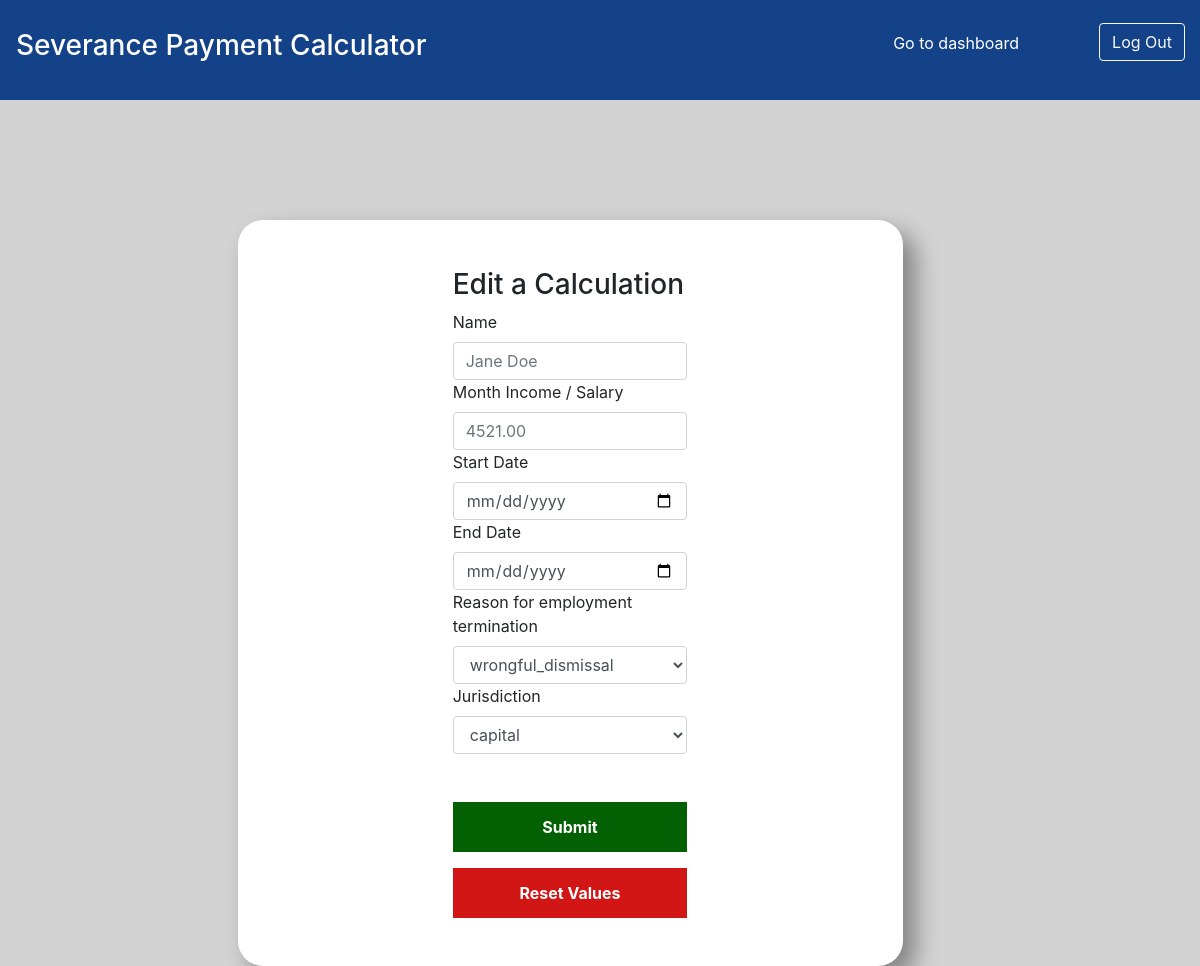
The page /calculationEdit/11 (signed in) on the database its author committed.
### main_app/models.py (models this page shows, shortened)
class Severance(models.Model):
    name = models.CharField(max_length=255)
    salary = models.DecimalField(max_digits=19, decimal_places=2)
    start_date = models.DateField()
    end_date = models.DateField()
    jurisdiction = models.CharField(max_length=100)
    int_rate = models.DecimalField(max_digits=17, decimal_places=2, null=True)
    reason_for_termination = models.CharField(max_length=100)
    total_relation_duration = models.IntegerField(null=True)
    relation_duration_years = models.IntegerField(null=True)
    relation_duration_months = models.IntegerField(null=True)
    relation_duration_days = models.IntegerField(null=True)
    comp_seniority = models.DecimalField(max_digits=17, decimal_places=2, null=True)
    comp_advance_notice = models.DecimalField(max_digits=17, decimal_places=2, null=True)
    days_complete_month = models.DecimalField(max_digits=17, decimal_places=2, null=True)
    days_month_worked = models.DecimalField(max_digits=17, decimal_places=2, null=True)
    total = models.DecimalField(max_digits=17, decimal_places=2, null=True)
    author = models.ForeignKey(User, related_name="severances", on_delete = models.CASCADE)
    objects = SeveranceManager()
    created_at = models.DateTimeField(auto_now_add = True)
    updated_at = models.DateTimeField(auto_now = True)

### main_app/views.py (the view)
# urls.py: path("calculationEdit/<int:sev_id>", views.editCalculation),
def editCalculation(request, sev_id):
    context = {
        "edit_calc":Severance.objects.get(id=sev_id),
        "logged_user":User.objects.get(id=request.session["user_id"])
    }
    return render(request, "calculationEdit.html", context)

### main_app/templates/calculationEdit.html (shortened to what this page needs)
<!DOCTYPE html>
<html lang="en">
    <head>
        {% load static %}
        <link rel="stylesheet" href="https://stackpath.bootstrapcdn.com/bootstrap/4.3.1/css/bootstrap.min.css">
        <link rel= "stylesheet" href="{% static 'css/severanceCalculations.css' %}">
    </head>
    <body>
        <nav>
            <div class="row-nav">
                <h3 class="font-white ml-3">Severance Payment Calculator</h3>
            </div>
            <div>
                <ul class="row-nav">
                    <div class="row_links col">
                        <li class="align-items-center mt-2"><a href="/dashboard">Go to dashboard</a></li>
                        <form action="/logout" method="post">
                            <button type="submit" class="btn btn-outline-light">Log Out</button>
                        </form>
                    </div>
                </ul>
            </div>
        </nav>
        <section>
            <div class="container pt-5 col-lg-7 bg-white border-style">
                <div class="col-lg-5">
                    <h3>Edit a Calculation</h3>
                    <form action="/process/edit/{{edit_calc.id}}" method="post">
                        <div>
                            <label>Name</label>
                            <input type="text" name="name" placeholder="{{edit_calc.name}}" class="form-control">
                        </div>
                        <div>
                            <label>Month Income / Salary</label>
                            <input type="number" step="0.01" name="salary" placeholder="{{edit_calc.salary}}" class="form-control">
                        </div>
                        <div>
                            <label>Start Date</label>
                        <input type="date" name="start_date" placeholder="{{edit_calc.start_date | date:"Y-m-d"}}" class="form-control">
                        </div>
                        <div>
                            <label>End Date</label>
                            <input type="date" name="end_date" placeholder="{{edit_calc.end_date | date:"Y-m-d"}}" class="form-control">
                        </div>
                        <div>
                            <label>Reason for employment termination</label>
                            <select name="reason_employ_term" class="form-control">
                                <option value="" selected>{{edit_calc.reason_for_termination}}</option>
                            </select>
                        </div>
                        <div>
                            <label>Jurisdiction</label><br>
                            <select name="jurisdiction" class="form-control">
                                <option value="" selected >{{edit_calc.jurisdiction}}</option>
                            </select>
                        </div>
                        <div>
                            <button type="submit" class="btn-style-green mt-5 mb-2 btn-success">Submit</button>
                        </div>
                        <div>
                            <form action="/calculationEdit/{{edit_calc.id}}" method="post">
                                <button type="submit" class="btn-style-red mt-2 mb-5 btn-danger">Reset Values</button>
                            </form>
                        </div>
                    </form>
                </div>
            </div>
        </section>
    </body>
</html>

### main_app/static/css/severanceCalculations.css (style rules this page uses)
* { padding: 0; margin: 0; box-sizing: border-box; }
body { background-color: lightgray; height:100%; margin: auto 0; }
section { width:95%; margin-top: 10%; min-height:75%; }
.btn-style-green { background-color:rgb(3, 96, 3); color:white; border:none; outline:none; height: 50px; width: 100%; font-weight:bold; }
.btn-style-red { background-color:rgba(206, 1, 1, 0.913); color:white; border:none; outline:none; height: 50px; width: 100%; font-weight:bold; }
nav { background-color: rgb(20, 66, 136); min-height: 100px; display:flex; align-items:center; justify-content:space-between; }
ul { list-style-type: none; }
ul a { color:white; text-decoration: none; margin-right: 80px; }
.container { display:flex; align-items:center; justify-content:center; height:inherit; }
.row_links { display: flex; }
.font-white { color:white; }
.border-style { border-radius: 25px; box-shadow: 12px 12px 24px gray; }

### rows shown on the page
Severance: name "Jane Doe", salary "4521.00", reason_employ_term "wrongful_dismissal", jurisdiction "capital"
